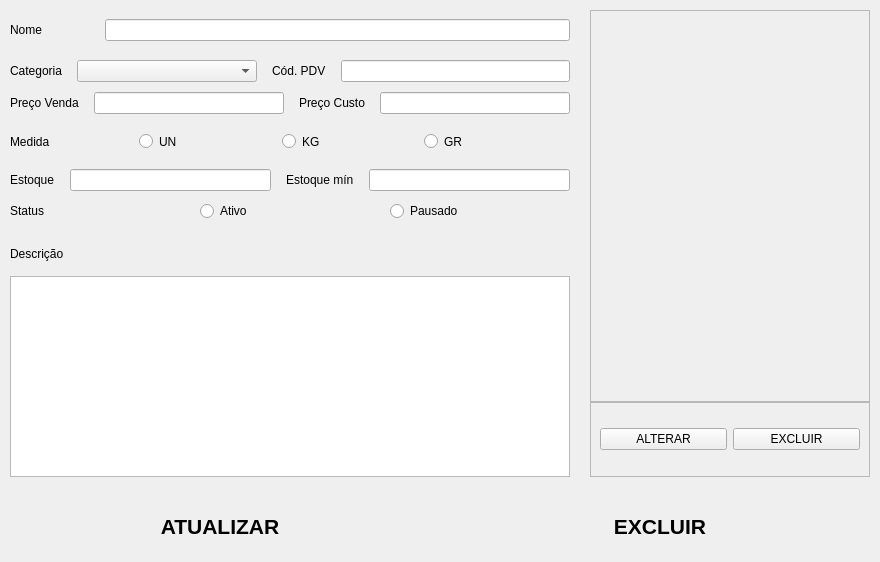
<?xml version="1.0" encoding="UTF-8"?>
<ui version="4.0">
 <class>MainWindow</class>
 <widget class="QMainWindow" name="MainWindow">
  <property name="geometry">
   <rect>
    <x>0</x>
    <y>0</y>
    <width>880</width>
    <height>562</height>
   </rect>
  </property>
  <property name="minimumSize">
   <size>
    <width>880</width>
    <height>562</height>
   </size>
  </property>
  <property name="maximumSize">
   <size>
    <width>880</width>
    <height>562</height>
   </size>
  </property>
  <property name="windowTitle">
   <string>PRODUTOS</string>
  </property>
  <property name="styleSheet">
   <string notr="true"/>
  </property>
  <widget class="QWidget" name="centralwidget">
   <property name="styleSheet">
    <string notr="true"/>
   </property>
   <layout class="QGridLayout" name="gridLayout">
    <property name="leftMargin">
     <number>0</number>
    </property>
    <property name="topMargin">
     <number>0</number>
    </property>
    <property name="rightMargin">
     <number>0</number>
    </property>
    <property name="bottomMargin">
     <number>0</number>
    </property>
    <property name="spacing">
     <number>0</number>
    </property>
    <item row="3" column="1">
     <widget class="QWidget" name="widget_4" native="true">
      <property name="minimumSize">
       <size>
        <width>300</width>
        <height>0</height>
       </size>
      </property>
      <property name="styleSheet">
       <string notr="true"/>
      </property>
      <layout class="QGridLayout" name="gridLayout_3">
       <property name="leftMargin">
        <number>10</number>
       </property>
       <property name="topMargin">
        <number>10</number>
       </property>
       <property name="rightMargin">
        <number>10</number>
       </property>
       <property name="bottomMargin">
        <number>10</number>
       </property>
       <property name="horizontalSpacing">
        <number>10</number>
       </property>
       <property name="verticalSpacing">
        <number>0</number>
       </property>
       <item row="0" column="0" colspan="2">
        <widget class="QFrame" name="frame_2">
         <property name="sizePolicy">
          <sizepolicy hsizetype="Expanding" vsizetype="Preferred">
           <horstretch>0</horstretch>
           <verstretch>0</verstretch>
          </sizepolicy>
         </property>
         <property name="styleSheet">
          <string notr="true"/>
         </property>
         <property name="frameShape">
          <enum>QFrame::Shape::StyledPanel</enum>
         </property>
         <property name="frameShadow">
          <enum>QFrame::Shadow::Raised</enum>
         </property>
         <layout class="QHBoxLayout" name="horizontalLayout_2" stretch="0">
          <property name="spacing">
           <number>2</number>
          </property>
          <property name="leftMargin">
           <number>2</number>
          </property>
          <property name="topMargin">
           <number>2</number>
          </property>
          <property name="rightMargin">
           <number>2</number>
          </property>
          <property name="bottomMargin">
           <number>2</number>
          </property>
          <item>
           <widget class="QLabel" name="image_label">
            <property name="maximumSize">
             <size>
              <width>310</width>
              <height>378</height>
             </size>
            </property>
            <property name="styleSheet">
             <string notr="true"/>
            </property>
            <property name="text">
             <string/>
            </property>
            <property name="alignment">
             <set>Qt::AlignmentFlag::AlignCenter</set>
            </property>
           </widget>
          </item>
         </layout>
        </widget>
       </item>
       <item row="1" column="0" colspan="2">
        <widget class="QFrame" name="frame">
         <property name="maximumSize">
          <size>
           <width>16777215</width>
           <height>75</height>
          </size>
         </property>
         <property name="styleSheet">
          <string notr="true"/>
         </property>
         <property name="frameShape">
          <enum>QFrame::Shape::StyledPanel</enum>
         </property>
         <property name="frameShadow">
          <enum>QFrame::Shadow::Raised</enum>
         </property>
         <layout class="QHBoxLayout" name="horizontalLayout">
          <item>
           <widget class="QPushButton" name="selecionar_imagem">
            <property name="text">
             <string>ALTERAR</string>
            </property>
           </widget>
          </item>
          <item>
           <widget class="QPushButton" name="limp_img">
            <property name="text">
             <string>EXCLUIR</string>
            </property>
           </widget>
          </item>
         </layout>
        </widget>
       </item>
      </layout>
     </widget>
    </item>
    <item row="3" column="0">
     <widget class="QWidget" name="widget_2" native="true">
      <property name="maximumSize">
       <size>
        <width>16777215</width>
        <height>16777215</height>
       </size>
      </property>
      <layout class="QGridLayout" name="gridLayout_2" rowstretch="0,0,0,0,0,0,0,0,0,0,0,0,0,0,0,0,0,0,0,0,0,0,0,0">
       <property name="leftMargin">
        <number>10</number>
       </property>
       <property name="topMargin">
        <number>10</number>
       </property>
       <property name="rightMargin">
        <number>10</number>
       </property>
       <property name="bottomMargin">
        <number>10</number>
       </property>
       <property name="horizontalSpacing">
        <number>0</number>
       </property>
       <property name="verticalSpacing">
        <number>10</number>
       </property>
       <item row="0" column="0" colspan="3">
        <layout class="QHBoxLayout" name="horizontalLayout_3">
         <property name="spacing">
          <number>15</number>
         </property>
         <property name="leftMargin">
          <number>0</number>
         </property>
         <property name="topMargin">
          <number>0</number>
         </property>
         <property name="rightMargin">
          <number>0</number>
         </property>
         <property name="bottomMargin">
          <number>0</number>
         </property>
         <item>
          <widget class="QLabel" name="label_6">
           <property name="minimumSize">
            <size>
             <width>80</width>
             <height>40</height>
            </size>
           </property>
           <property name="maximumSize">
            <size>
             <width>80</width>
             <height>55</height>
            </size>
           </property>
           <property name="text">
            <string>Nome</string>
           </property>
          </widget>
         </item>
         <item>
          <widget class="QLineEdit" name="nome_input">
           <property name="maximumSize">
            <size>
             <width>16777215</width>
             <height>16777215</height>
            </size>
           </property>
          </widget>
         </item>
        </layout>
       </item>
       <item row="17" column="0" colspan="3">
        <layout class="QVBoxLayout" name="verticalLayout">
         <item>
          <widget class="QLabel" name="label_13">
           <property name="minimumSize">
            <size>
             <width>0</width>
             <height>45</height>
            </size>
           </property>
           <property name="maximumSize">
            <size>
             <width>16777215</width>
             <height>45</height>
            </size>
           </property>
           <property name="text">
            <string>Descrição</string>
           </property>
           <property name="alignment">
            <set>Qt::AlignmentFlag::AlignLeading|Qt::AlignmentFlag::AlignLeft|Qt::AlignmentFlag::AlignVCenter</set>
           </property>
          </widget>
         </item>
         <item>
          <widget class="QPlainTextEdit" name="desc_input">
           <property name="maximumSize">
            <size>
             <width>167778</width>
             <height>167778</height>
            </size>
           </property>
          </widget>
         </item>
        </layout>
       </item>
       <item row="3" column="0" colspan="3">
        <layout class="QHBoxLayout" name="horizontalLayout_6">
         <property name="spacing">
          <number>15</number>
         </property>
         <property name="leftMargin">
          <number>0</number>
         </property>
         <property name="topMargin">
          <number>0</number>
         </property>
         <property name="rightMargin">
          <number>0</number>
         </property>
         <property name="bottomMargin">
          <number>0</number>
         </property>
         <item>
          <widget class="QLabel" name="label_12">
           <property name="text">
            <string>Preço Venda</string>
           </property>
          </widget>
         </item>
         <item>
          <widget class="QLineEdit" name="preco_venda_input">
           <property name="maximumSize">
            <size>
             <width>16777215</width>
             <height>16777215</height>
            </size>
           </property>
          </widget>
         </item>
         <item>
          <widget class="QLabel" name="label_3">
           <property name="maximumSize">
            <size>
             <width>130</width>
             <height>16777215</height>
            </size>
           </property>
           <property name="text">
            <string>Preço Custo</string>
           </property>
          </widget>
         </item>
         <item>
          <widget class="QLineEdit" name="preco_custo_input">
           <property name="maximumSize">
            <size>
             <width>16777215</width>
             <height>16777215</height>
            </size>
           </property>
          </widget>
         </item>
        </layout>
       </item>
       <item row="1" column="0" colspan="3">
        <layout class="QHBoxLayout" name="horizontalLayout_5">
         <property name="spacing">
          <number>15</number>
         </property>
         <property name="leftMargin">
          <number>0</number>
         </property>
         <property name="topMargin">
          <number>0</number>
         </property>
         <property name="rightMargin">
          <number>0</number>
         </property>
         <property name="bottomMargin">
          <number>0</number>
         </property>
         <item>
          <widget class="QLabel" name="label_2">
           <property name="text">
            <string>Categoria</string>
           </property>
          </widget>
         </item>
         <item>
          <widget class="QComboBox" name="categoria_combo">
           <property name="minimumSize">
            <size>
             <width>180</width>
             <height>0</height>
            </size>
           </property>
           <property name="maximumSize">
            <size>
             <width>16777215</width>
             <height>16777215</height>
            </size>
           </property>
          </widget>
         </item>
         <item>
          <widget class="QLabel" name="label">
           <property name="text">
            <string>Cód. PDV</string>
           </property>
          </widget>
         </item>
         <item>
          <widget class="QLineEdit" name="cod_pdv_input">
           <property name="maximumSize">
            <size>
             <width>16777215</width>
             <height>16777215</height>
            </size>
           </property>
          </widget>
         </item>
        </layout>
       </item>
       <item row="16" column="0" colspan="3">
        <layout class="QHBoxLayout" name="horizontalLayout_9">
         <property name="spacing">
          <number>10</number>
         </property>
         <item>
          <widget class="QLabel" name="label_7">
           <property name="text">
            <string>Status</string>
           </property>
          </widget>
         </item>
         <item>
          <widget class="QRadioButton" name="radioButton_4">
           <property name="text">
            <string>Ativo</string>
           </property>
           <attribute name="buttonGroup">
            <string notr="true">GroupStatus</string>
           </attribute>
          </widget>
         </item>
         <item>
          <widget class="QRadioButton" name="radioButton_5">
           <property name="text">
            <string>Pausado</string>
           </property>
           <attribute name="buttonGroup">
            <string notr="true">GroupStatus</string>
           </attribute>
          </widget>
         </item>
        </layout>
       </item>
       <item row="14" column="0">
        <layout class="QHBoxLayout" name="horizontalLayout_7">
         <item>
          <widget class="QLabel" name="label_8">
           <property name="maximumSize">
            <size>
             <width>120</width>
             <height>16777215</height>
            </size>
           </property>
           <property name="text">
            <string>Medida</string>
           </property>
          </widget>
         </item>
         <item>
          <widget class="QWidget" name="radioWidget" native="true">
           <property name="maximumSize">
            <size>
             <width>167778</width>
             <height>35</height>
            </size>
           </property>
           <layout class="QHBoxLayout" name="horizontalLayout_4">
            <item>
             <widget class="QRadioButton" name="radioButton">
              <property name="text">
               <string>UN</string>
              </property>
              <attribute name="buttonGroup">
               <string notr="true">GroupMedida</string>
              </attribute>
             </widget>
            </item>
            <item>
             <widget class="QRadioButton" name="radioButton_2">
              <property name="text">
               <string>KG</string>
              </property>
              <attribute name="buttonGroup">
               <string notr="true">GroupMedida</string>
              </attribute>
             </widget>
            </item>
            <item>
             <widget class="QRadioButton" name="radioButton_3">
              <property name="text">
               <string>GR</string>
              </property>
              <attribute name="buttonGroup">
               <string notr="true">GroupMedida</string>
              </attribute>
             </widget>
            </item>
           </layout>
          </widget>
         </item>
        </layout>
       </item>
       <item row="15" column="0">
        <layout class="QHBoxLayout" name="horizontalLayout_8">
         <property name="spacing">
          <number>15</number>
         </property>
         <property name="leftMargin">
          <number>0</number>
         </property>
         <item>
          <widget class="QLabel" name="label_4">
           <property name="text">
            <string>Estoque</string>
           </property>
          </widget>
         </item>
         <item>
          <widget class="QLineEdit" name="Estoque_input">
           <property name="maximumSize">
            <size>
             <width>16777215</width>
             <height>16777215</height>
            </size>
           </property>
          </widget>
         </item>
         <item>
          <widget class="QLabel" name="label_5">
           <property name="text">
            <string>Estoque mín</string>
           </property>
          </widget>
         </item>
         <item>
          <widget class="QLineEdit" name="estoque_min_input">
           <property name="maximumSize">
            <size>
             <width>16777215</width>
             <height>16777215</height>
            </size>
           </property>
          </widget>
         </item>
        </layout>
       </item>
      </layout>
     </widget>
    </item>
    <item row="4" column="0" colspan="2">
     <widget class="QWidget" name="widget" native="true">
      <property name="minimumSize">
       <size>
        <width>0</width>
        <height>75</height>
       </size>
      </property>
      <property name="maximumSize">
       <size>
        <width>16777215</width>
        <height>55</height>
       </size>
      </property>
      <layout class="QHBoxLayout" name="horizontalLayout_10">
       <property name="spacing">
        <number>0</number>
       </property>
       <property name="leftMargin">
        <number>0</number>
       </property>
       <property name="topMargin">
        <number>0</number>
       </property>
       <property name="rightMargin">
        <number>0</number>
       </property>
       <property name="bottomMargin">
        <number>15</number>
       </property>
       <item>
        <widget class="QPushButton" name="atualizar_dados">
         <property name="font">
          <font>
           <pointsize>16</pointsize>
           <bold>true</bold>
          </font>
         </property>
         <property name="styleSheet">
          <string notr="true">background-color: transparent;</string>
         </property>
         <property name="text">
          <string>ATUALIZAR</string>
         </property>
         <property name="icon">
          <iconset>
           <selectedon>:/unique/atualizar.png</selectedon>
          </iconset>
         </property>
         <property name="iconSize">
          <size>
           <width>40</width>
           <height>40</height>
          </size>
         </property>
         <property name="autoDefault">
          <bool>true</bool>
         </property>
         <property name="default">
          <bool>true</bool>
         </property>
         <property name="flat">
          <bool>true</bool>
         </property>
        </widget>
       </item>
       <item>
        <widget class="QPushButton" name="excluir_produtos">
         <property name="font">
          <font>
           <pointsize>16</pointsize>
           <bold>true</bold>
          </font>
         </property>
         <property name="styleSheet">
          <string notr="true">background-color: transparent;</string>
         </property>
         <property name="text">
          <string>EXCLUIR</string>
         </property>
         <property name="icon">
          <iconset>
           <selectedon>:/unique/excluir.png</selectedon>
          </iconset>
         </property>
         <property name="iconSize">
          <size>
           <width>40</width>
           <height>40</height>
          </size>
         </property>
         <property name="autoRepeat">
          <bool>false</bool>
         </property>
         <property name="autoDefault">
          <bool>true</bool>
         </property>
         <property name="default">
          <bool>true</bool>
         </property>
         <property name="flat">
          <bool>true</bool>
         </property>
        </widget>
       </item>
      </layout>
     </widget>
    </item>
   </layout>
  </widget>
 </widget>
 <tabstops>
  <tabstop>selecionar_imagem</tabstop>
  <tabstop>limp_img</tabstop>
 </tabstops>
 <resources>
  <include location="../../pictures/imagens.qrc"/>
 </resources>
 <connections/>
 <buttongroups>
  <buttongroup name="GroupMedida"/>
  <buttongroup name="GroupStatus"/>
 </buttongroups>
</ui>
